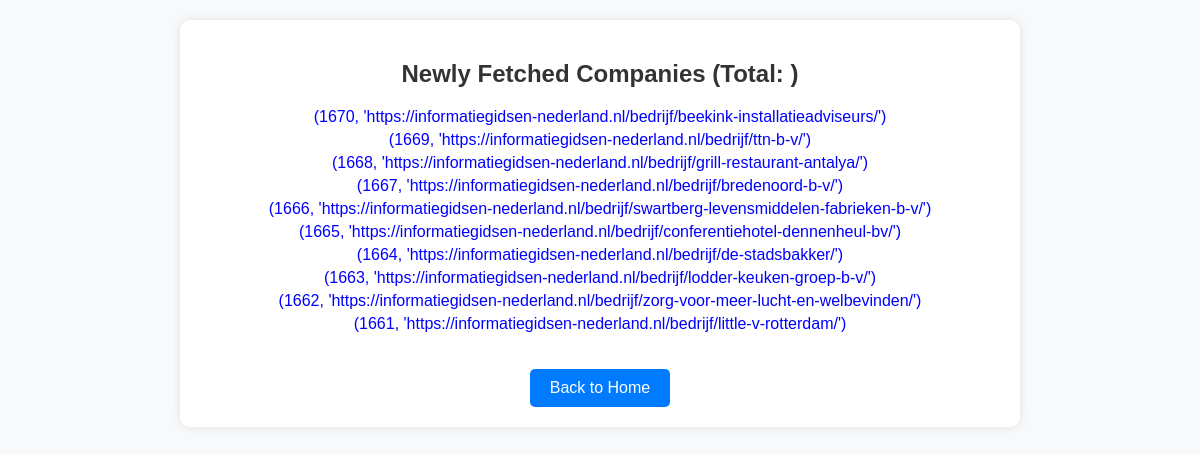
The app's page /new_records, older data.
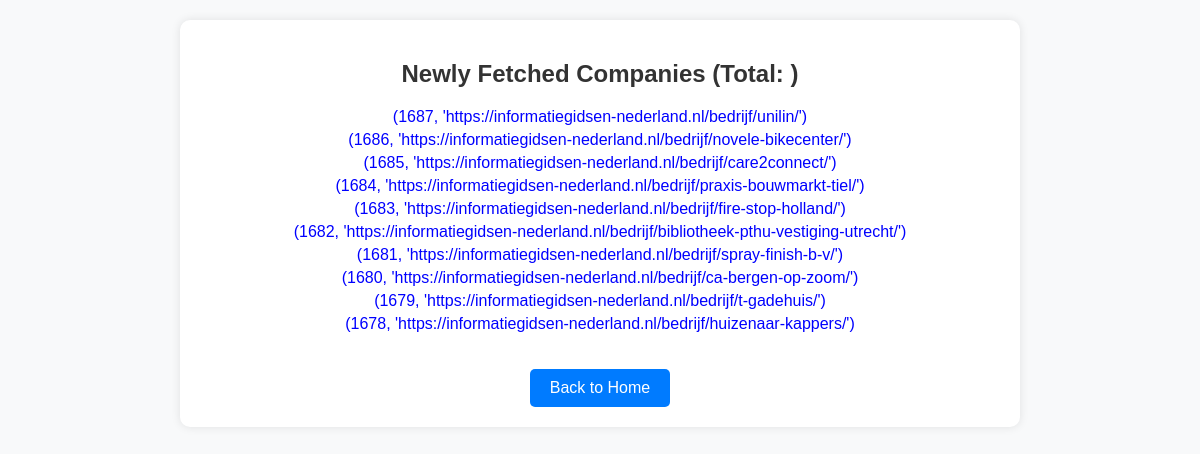
The same page, newer data.
### tables this page shows
CREATE TABLE companies (
            id INTEGER PRIMARY KEY AUTOINCREMENT,
            url TEXT UNIQUE,
            scraped_at TEXT
        );

### app.py (the view)
@app.route('/new_records')
def new_records():
    conn = sqlite3.connect("companies.db")
    cursor = conn.cursor()
    cursor.execute("SELECT id, url FROM companies ORDER BY id DESC LIMIT 10")
    new_records = cursor.fetchall()
    conn.close()
    return render_template("new_records.html", new_records=new_records)

### templates/new_records.html (shortened to what this page needs)
<!DOCTYPE html>
<html lang="en">
<head>
</head>
<body>
    <div class="container">
        <h2>Newly Fetched Companies (Total: {{ count }})</h2>
        {% if new_records %}
            <ul>
                {% for company in new_records %}
                    <li><a href="{{ company }}" target="_blank">{{ company }}</a></li>
                {% endfor %}
            </ul>
        {% else %}
            <p>No new companies found.</p>
        {% endif %}
        <a class="back-btn" href="{{ url_for('index') }}">Back to Home</a>
    </div>
</body>
</html>

Row changes from the older to the newer data that the page shows:
no longer on this page (row unchanged): companies: company "(1670, 'https://informatiegidsen-nederland.nl/bedrijf/beekink-installatieadviseurs/')"
no longer on this page (row unchanged): companies: company "(1669, 'https://informatiegidsen-nederland.nl/bedrijf/ttn-b-v/')"
no longer on this page (row unchanged): companies: company "(1668, 'https://informatiegidsen-nederland.nl/bedrijf/grill-restaurant-antalya/')"
no longer on this page (row unchanged): companies: company "(1667, 'https://informatiegidsen-nederland.nl/bedrijf/bredenoord-b-v/')"
no longer on this page (row unchanged): companies: company "(1666, 'https://informatiegidsen-nederland.nl/bedrijf/swartberg-levensmiddelen-fabrieken-b-v/')"
no longer on this page (row unchanged): companies: company "(1665, 'https://informatiegidsen-nederland.nl/bedrijf/conferentiehotel-dennenheul-bv/')"
no longer on this page (row unchanged): companies: company "(1664, 'https://informatiegidsen-nederland.nl/bedrijf/de-stadsbakker/')"
no longer on this page (row unchanged): companies: company "(1663, 'https://informatiegidsen-nederland.nl/bedrijf/lodder-keuken-groep-b-v/')"
no longer on this page (row unchanged): companies: company "(1662, 'https://informatiegidsen-nederland.nl/bedrijf/zorg-voor-meer-lucht-en-welbevinden/')"
no longer on this page (row unchanged): companies: company "(1661, 'https://informatiegidsen-nederland.nl/bedrijf/little-v-rotterdam/')"
added companies: company "(1687, 'https://informatiegidsen-nederland.nl/bedrijf/unilin/')"
added companies: company "(1686, 'https://informatiegidsen-nederland.nl/bedrijf/novele-bikecenter/')"
added companies: company "(1685, 'https://informatiegidsen-nederland.nl/bedrijf/care2connect/')"
added companies: company "(1684, 'https://informatiegidsen-nederland.nl/bedrijf/praxis-bouwmarkt-tiel/')"
added companies: company "(1683, 'https://informatiegidsen-nederland.nl/bedrijf/fire-stop-holland/')"
added companies: company "(1682, 'https://informatiegidsen-nederland.nl/bedrijf/bibliotheek-pthu-vestiging-utrecht/')"
added companies: company "(1681, 'https://informatiegidsen-nederland.nl/bedrijf/spray-finish-b-v/')"
added companies: company "(1680, 'https://informatiegidsen-nederland.nl/bedrijf/ca-bergen-op-zoom/')"
added companies: company "(1679, 'https://informatiegidsen-nederland.nl/bedrijf/t-gadehuis/')"
added companies: company "(1678, 'https://informatiegidsen-nederland.nl/bedrijf/huizenaar-kappers/')"
